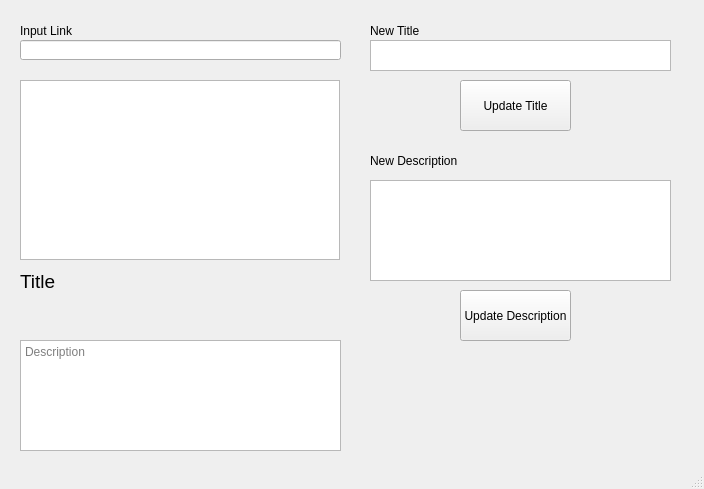
<?xml version="1.0" encoding="UTF-8"?>
<ui version="4.0">
 <class>MainWindow</class>
 <widget class="QMainWindow" name="MainWindow">
  <property name="geometry">
   <rect>
    <x>0</x>
    <y>0</y>
    <width>704</width>
    <height>489</height>
   </rect>
  </property>
  <property name="windowTitle">
   <string>MainWindow</string>
  </property>
  <widget class="QWidget" name="centralwidget">
   <widget class="QLabel" name="input_link_label">
    <property name="geometry">
     <rect>
      <x>20</x>
      <y>20</y>
      <width>111</width>
      <height>21</height>
     </rect>
    </property>
    <property name="text">
     <string>Input Link</string>
    </property>
   </widget>
   <widget class="QLabel" name="videotitle">
    <property name="geometry">
     <rect>
      <x>20</x>
      <y>270</y>
      <width>321</width>
      <height>61</height>
     </rect>
    </property>
    <property name="font">
     <font>
      <pointsize>14</pointsize>
     </font>
    </property>
    <property name="layoutDirection">
     <enum>Qt::LeftToRight</enum>
    </property>
    <property name="text">
     <string>Title</string>
    </property>
    <property name="alignment">
     <set>Qt::AlignLeading|Qt::AlignLeft|Qt::AlignTop</set>
    </property>
    <property name="wordWrap">
     <bool>true</bool>
    </property>
   </widget>
   <widget class="QGraphicsView" name="thumb">
    <property name="geometry">
     <rect>
      <x>20</x>
      <y>80</y>
      <width>320</width>
      <height>180</height>
     </rect>
    </property>
   </widget>
   <widget class="QLabel" name="input_link_label_2">
    <property name="geometry">
     <rect>
      <x>370</x>
      <y>150</y>
      <width>301</width>
      <height>21</height>
     </rect>
    </property>
    <property name="text">
     <string>New Description</string>
    </property>
   </widget>
   <widget class="QTextEdit" name="new_desc">
    <property name="geometry">
     <rect>
      <x>370</x>
      <y>180</y>
      <width>301</width>
      <height>101</height>
     </rect>
    </property>
   </widget>
   <widget class="QPushButton" name="update_btn">
    <property name="geometry">
     <rect>
      <x>460</x>
      <y>290</y>
      <width>111</width>
      <height>51</height>
     </rect>
    </property>
    <property name="text">
     <string>Update Description</string>
    </property>
   </widget>
   <widget class="QLabel" name="input_link_label_3">
    <property name="geometry">
     <rect>
      <x>370</x>
      <y>20</y>
      <width>301</width>
      <height>21</height>
     </rect>
    </property>
    <property name="text">
     <string>New Title</string>
    </property>
   </widget>
   <widget class="QTextEdit" name="new_title">
    <property name="geometry">
     <rect>
      <x>370</x>
      <y>40</y>
      <width>301</width>
      <height>31</height>
     </rect>
    </property>
    <property name="placeholderText">
     <string/>
    </property>
   </widget>
   <widget class="QPushButton" name="update_btn_2">
    <property name="geometry">
     <rect>
      <x>460</x>
      <y>80</y>
      <width>111</width>
      <height>51</height>
     </rect>
    </property>
    <property name="text">
     <string>Update Title</string>
    </property>
   </widget>
   <widget class="QLineEdit" name="link_input_box">
    <property name="geometry">
     <rect>
      <x>20</x>
      <y>40</y>
      <width>321</width>
      <height>20</height>
     </rect>
    </property>
   </widget>
   <widget class="QTextBrowser" name="read_video_desc">
    <property name="geometry">
     <rect>
      <x>20</x>
      <y>340</y>
      <width>321</width>
      <height>111</height>
     </rect>
    </property>
    <property name="placeholderText">
     <string>Description</string>
    </property>
   </widget>
  </widget>
  <widget class="QMenuBar" name="menubar">
   <property name="geometry">
    <rect>
     <x>0</x>
     <y>0</y>
     <width>704</width>
     <height>22</height>
    </rect>
   </property>
  </widget>
  <widget class="QStatusBar" name="statusbar"/>
 </widget>
 <resources/>
 <connections/>
</ui>
